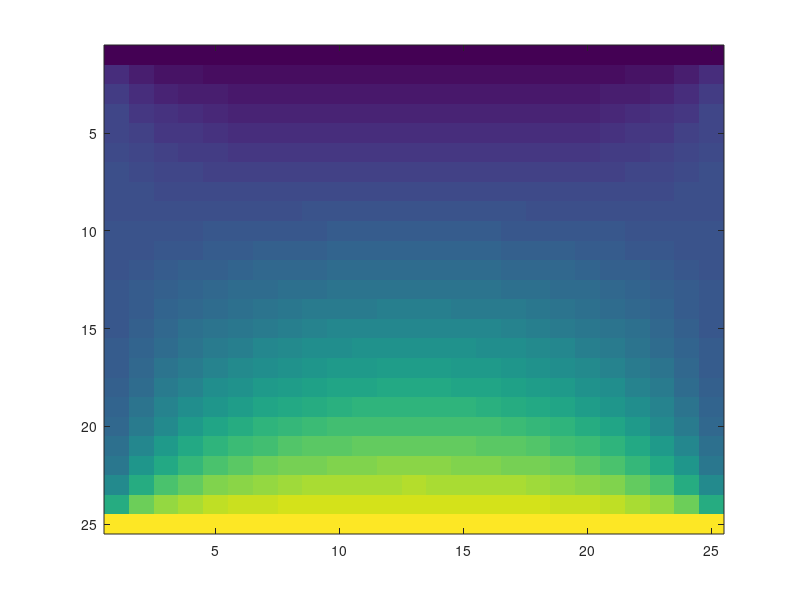

The MATLAB script that drew this image:
# type "Main" inside the "Command Window" tab, run with octave or mathlab

function Main()
   N = 25;
   M = 25;
   tolerance = 0.00001;
   c0 = 0.25;
   cL = 0.25;
   
   conMatx = zeros(N, M);
   maxConDiff = 0; prevCon = 0;
   west = 0; 
   east = 0; 
   south = 0; 
   north = 0;
   k = 0;
   while 1
      
      maxConDiff = 0;
      prevCon = 0;
      
      for i = (1: N)
         for j = (1: M)
            prevCon = conMatx(i, j);
            
            if i == N
               conMatx(i, j) = 1;
            elseif i == 1
               conMatx(i, j) = 0;
            else
               if j == 1
                  west = c0;   
               else
                  west = conMatx(i, j-1);
               end
               
               if j == M
                  east = cL;
               else
                  east = conMatx(i, j+1);
               end
               
               north = conMatx(i - 1, j);
               south = conMatx(i + 1, j);
               
               conMatx(i, j) = 0.25 * (west + east + north + south);
            end
            
            if abs(conMatx(i, j) - prevCon) >= tolerance 
               maxConDiff = abs(conMatx(i, j) - prevCon);
            endif
         endfor
      endfor
      
      if maxConDiff < tolerance
         break;
      endif
      
   endwhile
   
   imagesc(conMatx);
endfunction